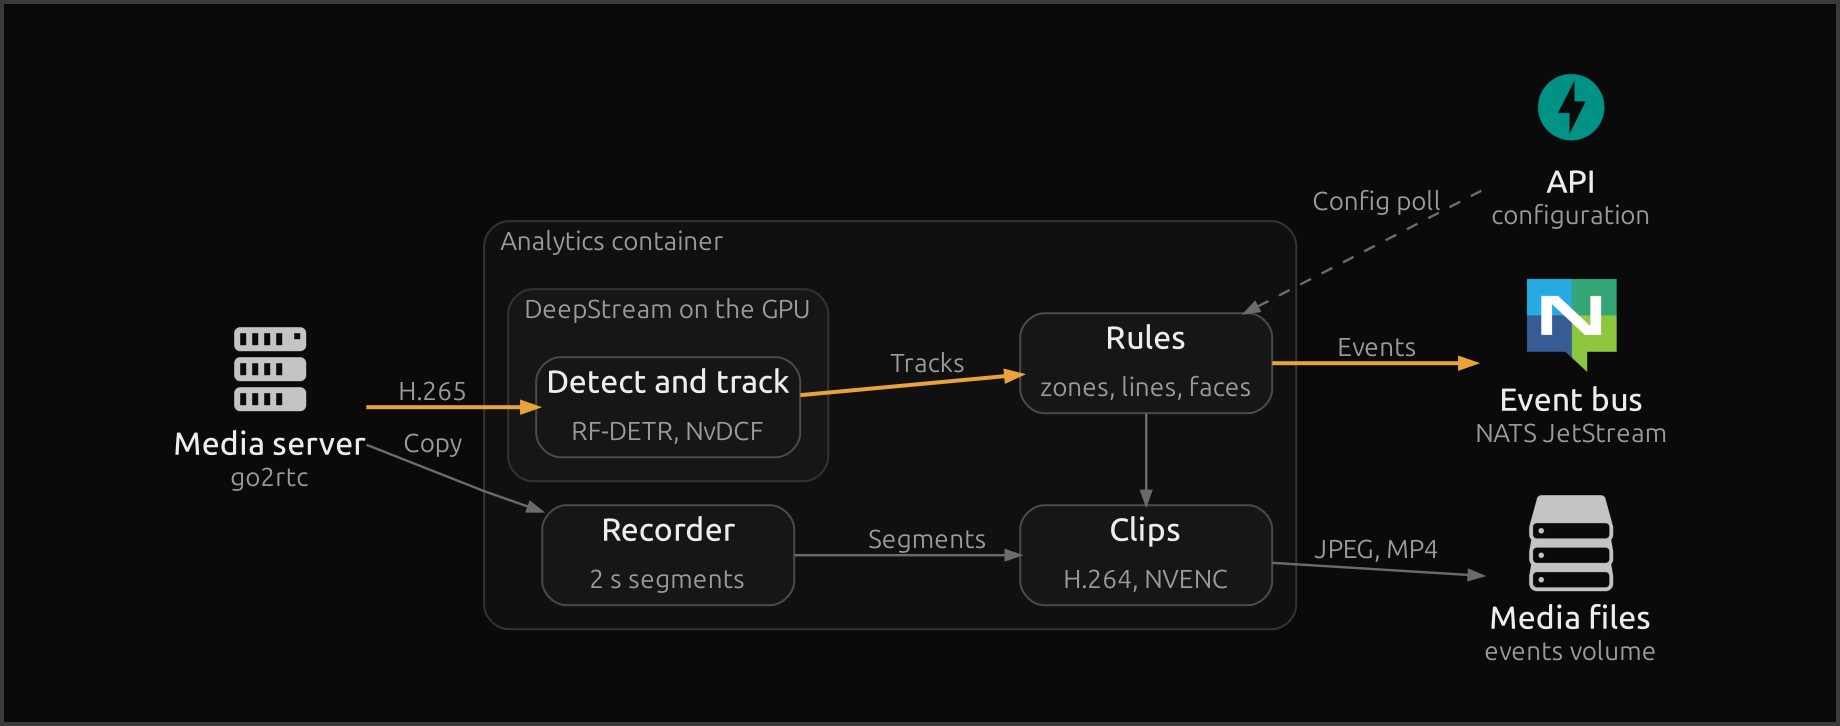

Here is the Python script that generated this plot:
"""Analytics pipeline: the stages of the analytics service from the camera stream to an event and its clip."""

from diagrams import Cluster, Diagram, Edge, Node
from diagrams.generic.storage import Storage
from diagrams.onprem.compute import Server
from diagrams.onprem.queue import Nats
from diagrams.programming.framework import Fastapi

MAIN = {"group": "main"}

with Diagram(direction="LR", show=False):
    media = Server("Media server\ngo2rtc", **MAIN)
    with Cluster("Analytics container"):
        with Cluster("DeepStream on the GPU"):
            detect = Node("Detect and track\nRF-DETR, NvDCF", **MAIN)
        recorder = Node("Recorder\n2 s segments")
        rules = Node("Rules\nzones, lines, faces", **MAIN)
        clips = Node("Clips\nH.264, NVENC")
    api = Fastapi("API\nconfiguration")
    bus = Nats("Event bus\nNATS JetStream", **MAIN)
    volume = Storage("Media files\nevents volume")

    media >> Edge(label="H.265", main="true") >> detect
    media >> Edge(label="Copy") >> recorder
    detect >> Edge(label="Tracks", main="true") >> rules
    recorder >> Edge(label="Segments") >> clips
    rules >> Edge(constraint="false") >> clips
    rules << Edge(label="Config poll", style="dashed") << api
    rules >> Edge(label="Events", main="true") >> bus
    clips >> Edge(label="JPEG, MP4") >> volume
